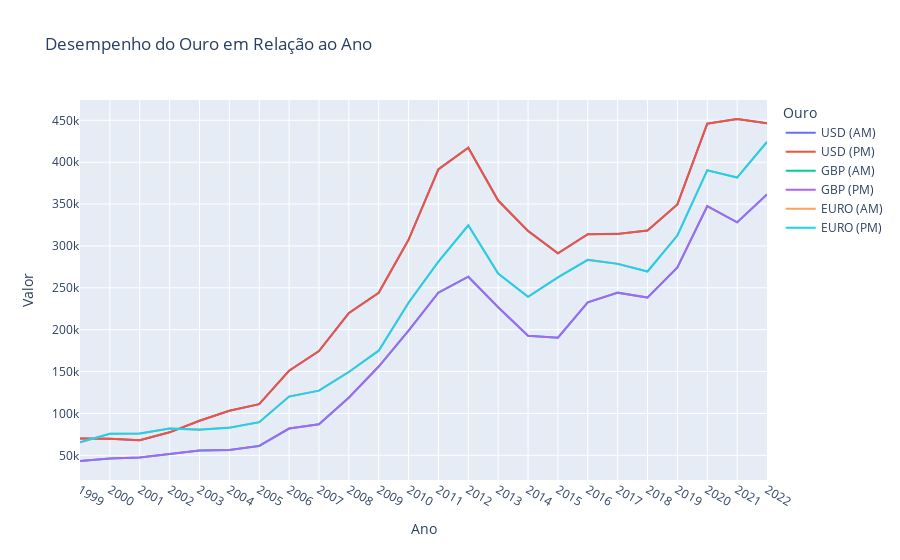

Write notebook code for a chart like this one.
### Code cell
fig = px.line(df_ouro, x='Ano', y=['USD (AM)', 'USD (PM)', 'GBP (AM)', 'GBP (PM)', 'EURO (AM)', 'EURO (PM)'],
              labels={'value': 'Valor', 'variable': 'Ouro'},
              title='Desempenho do Ouro em Relação ao Ano')

fig.show()

### Figure 1 — Plotly figure (JSON) as saved in the notebook; plotly's stock layout.template omitted (floating-point values rounded to 4 significant figures)
{"data": [{"hovertemplate": "Ouro=USD (AM)<br>Ano=%{x}<br>Valor=%{y}<extra></extra>", "legendgroup": "USD (AM)", "line": {"color": "#636efa", "dash": "solid"}, "marker": {"symbol": "circle"}, "mode": "lines", "name": "USD (AM)", "orientation": "v", "showlegend": true, "type": "scatter", "x": ["1999", "2000", "2001", "2002", "2003", "2004", "2005", "2006", "2007", "2008", "2009", "2010", "2011", "2012", "2013", "2014", "2015", "2016", "2017", "2018", "2019", "2020", "2021", "2022"], "xaxis": "x", "y": [69990.0, 69830.0, 68060.0, 77450.0, 91220.0, 103141, 111100.0, 151000.0, 174600.0, 219900.0, 244127, 307600.0, 391700.0, 417200.0, 354207, 317900.0, 291300.0, 313900.0, 314400.0, 318500.0, 349600.0, 446100.0, 451600.0, 446600.0], "yaxis": "y"}, {"hovertemplate": "Ouro=USD (PM)<br>Ano=%{x}<br>Valor=%{y}<extra></extra>", "legendgroup": "USD (PM)", "line": {"color": "#EF553B", "dash": "solid"}, "marker": {"symbol": "circle"}, "mode": "lines", "name": "USD (PM)", "orientation": "v", "showlegend": true, "type": "scatter", "x": ["1999", "2000", "2001", "2002", "2003", "2004", "2005", "2006", "2007", "2008", "2009", "2010", "2011", "2012", "2013", "2014", "2015", "2016", "2017", "2018", "2019", "2020", "2021", "2022"], "xaxis": "x", "y": [69920.0, 69780.0, 68030, 77420.0, 91190.0, 103100.0, 111100.0, 150900.0, 174542, 219700.0, 244100.0, 307400.0, 391300.0, 417200.0, 354200.0, 317867, 291200.0, 314000.0, 314300.0, 318400.0, 349500.0, 445900.0, 451500.0, 446400.0], "yaxis": "y"}, {"hovertemplate": "Ouro=GBP (AM)<br>Ano=%{x}<br>Valor=%{y}<extra></extra>", "legendgroup": "GBP (AM)", "line": {"color": "#00cc96", "dash": "solid"}, "marker": {"symbol": "circle"}, "mode": "lines", "name": "GBP (AM)", "orientation": "v", "showlegend": true, "type": "scatter", "x": ["1999", "2000", "2001", "2002", "2003", "2004", "2005", "2006", "2007", "2008", "2009", "2010", "2011", "2012", "2013", "2014", "2015", "2016", "2017", "2018", "2019", "2020", "2021", "2022"], "xaxis": "x", "y": [43240.0, 46110.0, 47260.0, 51550.0, 55800.0, 56300.0, 61200.0, 81970.0, 87110.0, 118900.0, 156000.0, 199000.0, 244400.0, 263200.0, 226800.0, 192800.0, 190500.0, 232600.0, 244200.0, 238400.0, 274500.0, 347600.0, 328300.0, 361500.0], "yaxis": "y"}, {"hovertemplate": "Ouro=GBP (PM)<br>Ano=%{x}<br>Valor=%{y}<extra></extra>", "legendgroup": "GBP (PM)", "line": {"color": "#ab63fa", "dash": "solid"}, "marker": {"symbol": "circle"}, "mode": "lines", "name": "GBP (PM)", "orientation": "v", "showlegend": true, "type": "scatter", "x": ["1999", "2000", "2001", "2002", "2003", "2004", "2005", "2006", "2007", "2008", "2009", "2010", "2011", "2012", "2013", "2014", "2015", "2016", "2017", "2018", "2019", "2020", "2021", "2022"], "xaxis": "x", "y": [43190.0, 46080.0, 47250.0, 51530.0, 55770.0, 56270.0, 61210.0, 81910.0, 87100.0, 118800.0, 156000.0, 198900.0, 244200.0, 263300.0, 226800.0, 192800.0, 190500.0, 232700.0, 244100.0, 238300.0, 274400.0, 347500.0, 328100.0, 361500.0], "yaxis": "y"}, {"hovertemplate": "Ouro=EURO (AM)<br>Ano=%{x}<br>Valor=%{y}<extra></extra>", "legendgroup": "EURO (AM)", "line": {"color": "#FFA15A", "dash": "solid"}, "marker": {"symbol": "circle"}, "mode": "lines", "name": "EURO (AM)", "orientation": "v", "showlegend": true, "type": "scatter", "x": ["1999", "2000", "2001", "2002", "2003", "2004", "2005", "2006", "2007", "2008", "2009", "2010", "2011", "2012", "2013", "2014", "2015", "2016", "2017", "2018", "2019", "2020", "2021", "2022"], "xaxis": "x", "y": [65650.0, 75670.0, 75990.0, 82040.0, 80680.0, 83070.0, 89530.0, 120200.0, 127300.0, 149500.0, 174900.0, 232300.0, 281400.0, 324600.0, 267000.0, 239200.0, 262400.0, 283300.0, 278700.0, 269500.0, 312500.0, 390500.0, 381700.0, 424200.0], "yaxis": "y"}, {"hovertemplate": "Ouro=EURO (PM)<br>Ano=%{x}<br>Valor=%{y}<extra></extra>", "legendgroup": "EURO (PM)", "line": {"color": "#19d3f3", "dash": "solid"}, "marker": {"symbol": "circle"}, "mode": "lines", "name": "EURO (PM)", "orientation": "v", "showlegend": true, "type": "scatter", "x": ["1999", "2000", "2001", "2002", "2003", "2004", "2005", "2006", "2007", "2008", "2009", "2010", "2011", "2012", "2013", "2014", "2015", "2016", "2017", "2018", "2019", "2020", "2021", "2022"], "xaxis": "x", "y": [65600.0, 75660.0, 76000.0, 82010.0, 80630.0, 82920.0, 89580.0, 120100.0, 127200.0, 149500.0, 174900.0, 232200.0, 281300.0, 324700.0, 267000.0, 239200.0, 262400.0, 283500.0, 278600.0, 269500.0, 312400.0, 390300.0, 381600.0, 424200.0], "yaxis": "y"}], "layout": {"legend": {"title": {"text": "Ouro"}, "tracegroupgap": 0}, "title": {"text": "Desempenho do Ouro em Relação ao Ano"}, "xaxis": {"anchor": "y", "domain": [0, 1], "title": {"text": "Ano"}}, "yaxis": {"anchor": "x", "domain": [0, 1], "title": {"text": "Valor"}}}}
